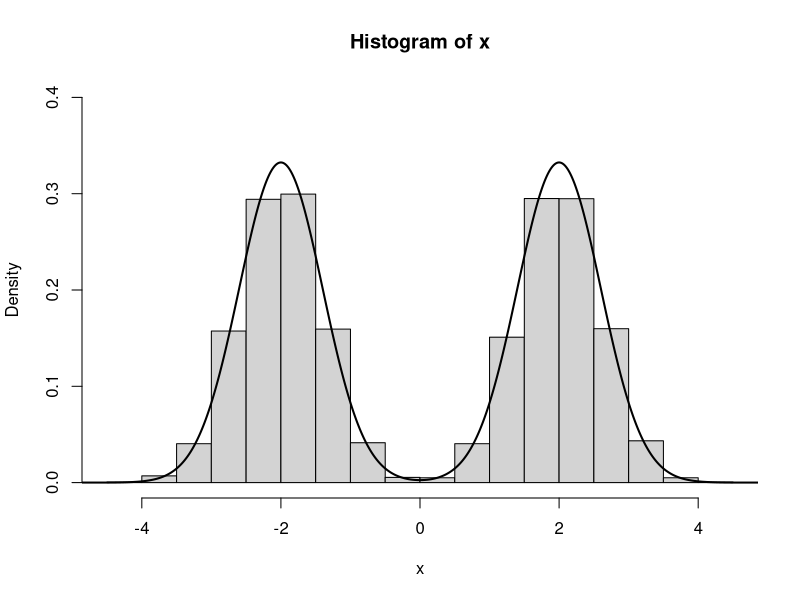
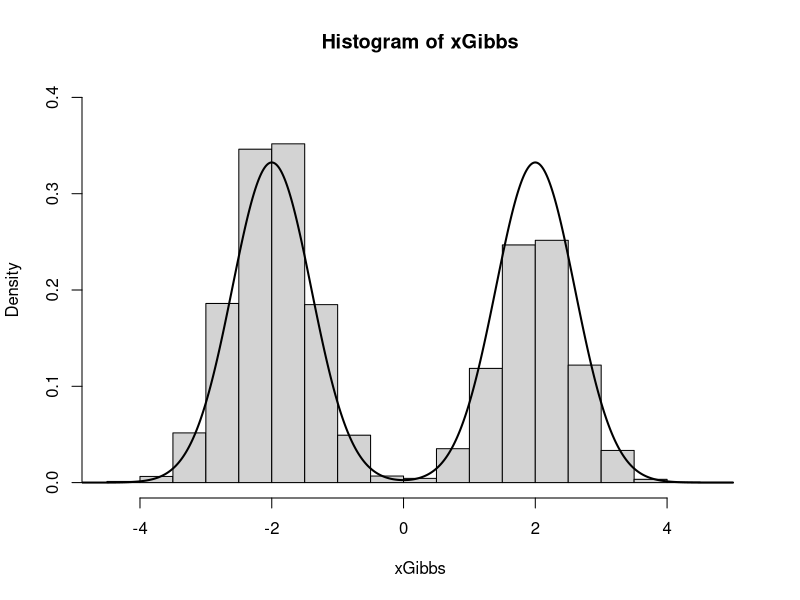
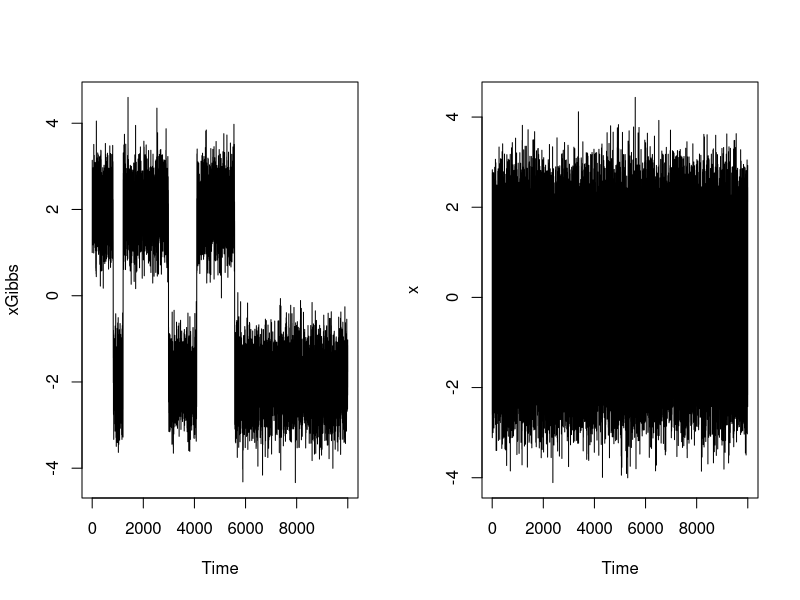
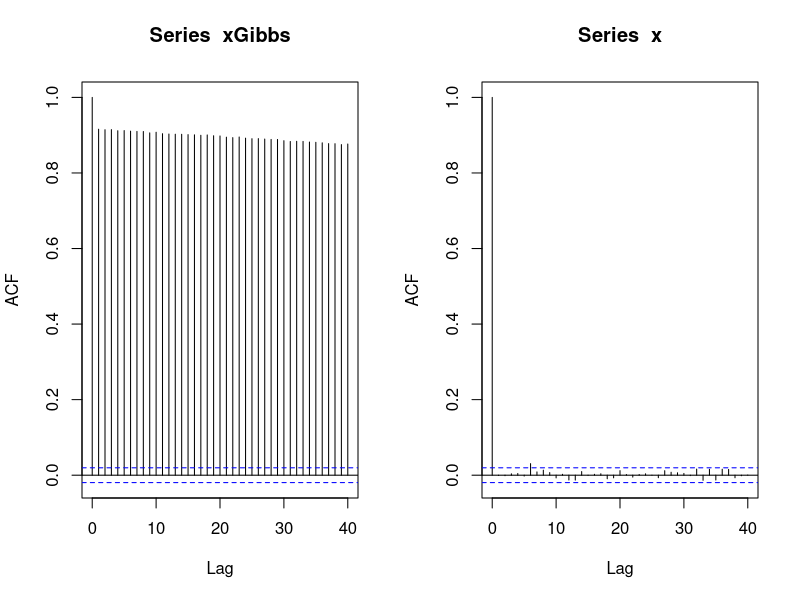

These charts were generated, in order, by the following R code:
# Finding the stationary distribution of a transition matrix

# Brute force:

install.packages("expm")
library(expm) # used to compute matrix power

# Define the transition matrix 
(P = matrix(c(c(0.4,0.5,0.1), c(0.3,0.4,0.3), c(0.2,0.3,0.5)), nrow = 3, byrow = T))

# Check sum across = 1
apply(P,1,sum)  

# Solution
(pi_bru = (P %^% 100)[1,])

# Check:
pi_bru - pi_bru%*%P

# Eigen decomposition
library(MASS) # For the ginv function

# Get the eigenvectors of P, note: R returns right eigenvectors
r=eigen(P)
(rvec=r$vectors)

# left eigenvectors are the inverse of the right eigenvectors
(lvec=ginv(r$vectors))
# The eigenvalues
(lam<-r$values)
# Two ways of checking the spectral decomposition:
## Standard definition
rvec%*%diag(lam)%*%ginv(rvec)

## With left eigenvectors 
rvec%*%diag(lam)%*%lvec

# Normalize the solution
pi_eig<-lvec[1,]/sum(lvec[1,])
pi_eig

#check
sum(pi_eig)
pi_eig %*% P

# Alternative: we can also obtain the left eigenvectors as the transposes of the right eigenvectors of t(P)
r<-eigen(t(P))
V<-r$vectors
lam<-r$values
V%*%diag(lam)%*%ginv(V)

# Rate of convergence:
lam[2]

# Linear equation method
K = 3
(A = rbind(t(P-diag(rep(1, K)))[1:(K-1),], rep(1, K)))
solve (A, c(rep(0,K-1),1))


# Mixture model:
mu1 = -2
mu2 = 2
s1 = 0.6
s2 = 0.6
pd = c(0.5, 0.5)

# iid Monte Carlo sample
S = 10000
d = rbinom(S, 1, pd[1])
x = 1:S
for (i in 1:S) if (d[i] == 0) x[i] = rnorm(1, mu1, s1) else x[i] = rnorm(1, mu2, s2)
hist(x, freq = F, ylim = c(0,0.4))
grid = seq(-5, 5, len = 1000)
lines(grid, pd[1]*dnorm(grid, mu1, s1) + pd[2]*dnorm(grid, mu2, s2), lw = 2)


# Gibbs
d = 1:S
xGibbs = 1:S
for (i in 2:S)
{
  if (d[i-1] == 0) xGibbs[i] = rnorm(1, mu1, s1) else xGibbs[i] = rnorm(1, mu2, s2)
  d[i] = rbinom(1, 1, 1-pd[1]*dnorm(xGibbs[i], mu1, s1)/(pd[1]*dnorm(xGibbs[i], mu1, s1) + pd[2]*dnorm(xGibbs[i], mu2, s2)))
}
hist(xGibbs, freq = F, ylim = c(0,0.4))

lines(grid, pd[1]*dnorm(grid, mu1, s1) + pd[2]*dnorm(grid, mu2, s2), lw = 2)
table(d)
par(mfrow = c(1,2))
ts.plot(xGibbs)
ts.plot(x)

acf(xGibbs)
acf(x)

install.packages("coda")
library(coda)
effectiveSize(xGibbs)
effectiveSize(x)
